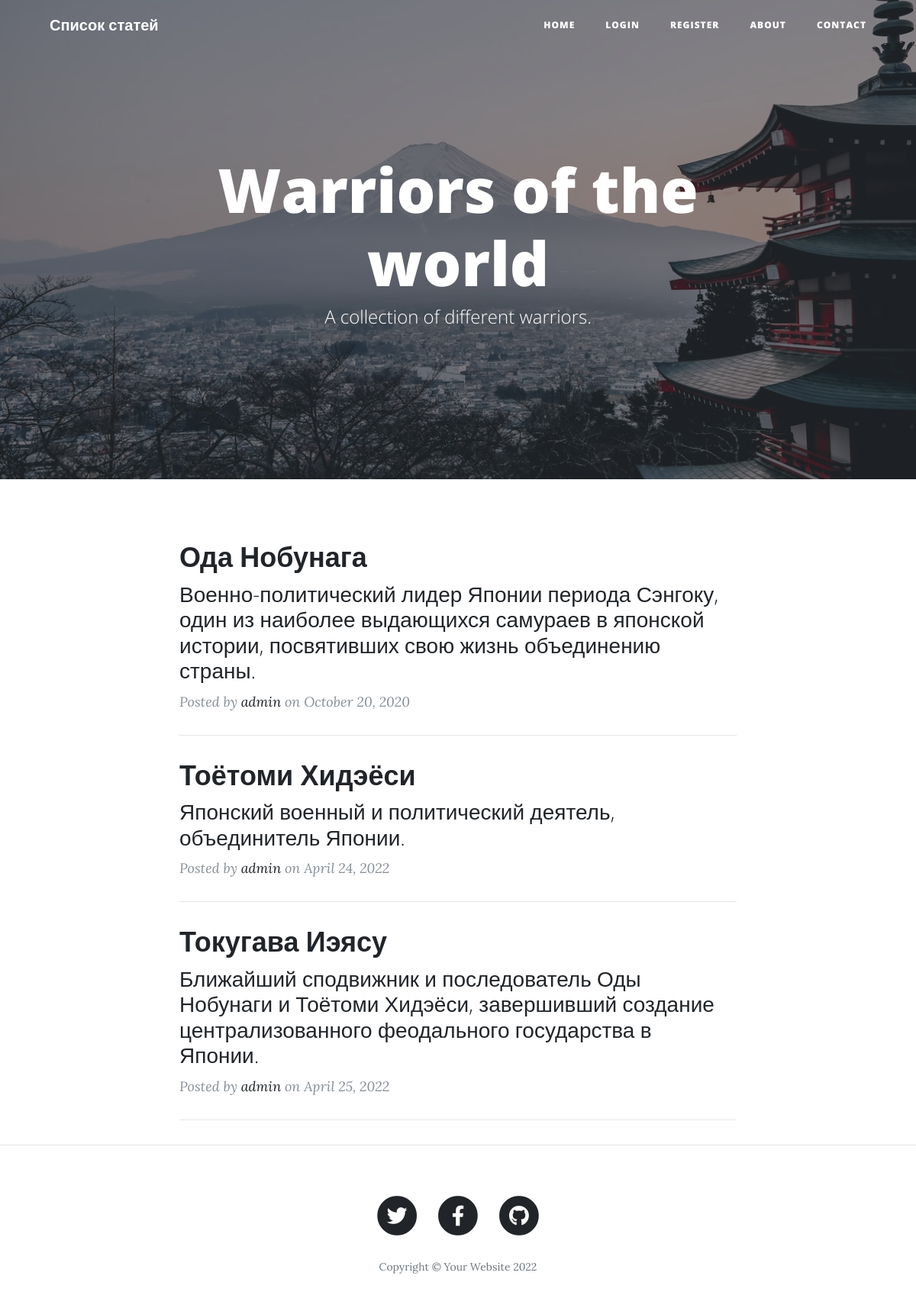
The page / on the database its author committed.
### main.py (models this page shows)
class BlogPost(db.Model):
    __tablename__ = "blog_posts"
    id = db.Column(db.Integer, primary_key=True)
    author_id = db.Column(db.Integer, db.ForeignKey("users.id"))
    author = relationship("User", back_populates="posts")
    title = db.Column(db.String(250), unique=True, nullable=False)
    subtitle = db.Column(db.String(250), nullable=False)
    date = db.Column(db.String(250), nullable=False)
    body = db.Column(db.Text, nullable=False)
    img_url = db.Column(db.String(250), nullable=False)
    comments = relationship("Comment", back_populates="post")

class User(UserMixin, db.Model):
    __tablename__ = "users"
    id = db.Column(db.Integer, primary_key=True)
    email = db.Column(db.String(250), unique=True, nullable=False)
    password = db.Column(db.String(250), nullable=False)
    name = db.Column(db.String(250), nullable=False)
    posts = relationship("BlogPost", back_populates="author")
    comments = relationship("Comment", back_populates="comment_author")

### main.py (the view)
@app.route('/')
def get_all_posts():
    posts = BlogPost.query.all()
    return render_template("index.html", all_posts=posts)

### templates/index.html (shortened to what this page needs)
{% include "header.html" %}
  <header class="masthead" style="background-image: url('static/img/japan-pagoda-home-bg.jpg')">
    <div class="overlay"></div>
    <div class="container">
      <div class="row">
        <div class="col-lg-8 col-md-10 mx-auto">
          <div class="site-heading">
            <h1>Warriors of the world</h1>
            <span class="subheading">A collection of different warriors.</span>
          </div>
        </div>
      </div>
    </div>
  </header>
  <div class="container">
    <div class="row">
      <div class="col-lg-8 col-md-10 mx-auto">
        {% for post in all_posts %}
        <div class="post-preview">
          <a href="{{ url_for('show_post', post_id=post.id) }}">
            <h2 class="post-title">
              {{post.title}}
            </h2>
            <h3 class="post-subtitle">
              {{post.subtitle}}
            </h3>
          </a>
          <p class="post-meta">Posted by
            <a href="#">{{post.author.name}}</a>
            on {{post.date}}
          </p>
        </div>
        <hr>
        {% endfor %}
      </div>
    </div>
  </div>
  <hr>
{% include "footer.html" %}

### templates/header.html (shortened to what this page needs)
<!DOCTYPE html>
<html lang="en">
<head>
  <link href="{{ url_for('static', filename='vendor/bootstrap/css/bootstrap.min.css') }}" rel="stylesheet">
  <link href="{{ url_for('static', filename='vendor/fontawesome-free/css/all.min.css')}}" rel="stylesheet" type="text/css">
  <link href="{{ url_for('static', filename='css/clean-blog.min.css')}}" rel="stylesheet">
</head>
<body>
  <nav class="navbar navbar-expand-lg navbar-light fixed-top" id="mainNav">
    <div class="container">
      <a class="navbar-brand" href="{{url_for('get_all_posts')}}">Список статей</a>
      <div class="collapse navbar-collapse" id="navbarResponsive">
        <ul class="navbar-nav ml-auto">
          <li class="nav-item">
            <a class="nav-link" href="{{ url_for('get_all_posts') }}">Home</a>
          </li>
          {% if not current_user.is_authenticated: %}
          <li class="nav-item">
            <a class="nav-link" href="{{ url_for('login') }}">Login</a>
          </li>
          <li class="nav-item">
            <a class="nav-link" href="{{ url_for('register') }}">Register</a>
          </li>
          {% else: %}
          <li class="nav-item">
            <a class="nav-link" href="{{ url_for('logout') }}">Log out</a>
          </li>
          {% endif %}
          <li class="nav-item">
            <a class="nav-link" href="{{ url_for('about') }}">About</a>
          </li>
          <li class="nav-item">
            <a class="nav-link" href="{{ url_for('contact') }}">Contact</a>
          </li>
        </ul>
      </div>
    </div>
  </nav>

### templates/footer.html (shortened to what this page needs)
  <footer>
    <div class="container">
      <div class="row">
        <div class="col-lg-8 col-md-10 mx-auto">
          <ul class="list-inline text-center">
            <li class="list-inline-item">
              <a href="#">
                <span class="fa-stack fa-lg">
                  <i class="fas fa-circle fa-stack-2x"></i>
                  <i class="fab fa-twitter fa-stack-1x fa-inverse"></i>
                </span>
              </a>
            </li>
            <li class="list-inline-item">
              <a href="#">
                <span class="fa-stack fa-lg">
                  <i class="fas fa-circle fa-stack-2x"></i>
                  <i class="fab fa-facebook-f fa-stack-1x fa-inverse"></i>
                </span>
              </a>
            </li>
            <li class="list-inline-item">
              <a href="https://github.com/maksimcialehin">
                <span class="fa-stack fa-lg">
                  <i class="fas fa-circle fa-stack-2x"></i>
                  <i class="fab fa-github fa-stack-1x fa-inverse"></i>
                </span>
              </a>
            </li>
          </ul>
          <p class="copyright text-muted">Copyright &copy; Your Website 2022</p>
        </div>
      </div>
    </div>
  </footer>
</body>
</html>

### rows shown on the page
BlogPost: title "Ода Нобунага", subtitle "Военно-политический лидер Японии периода Сэнгоку, один из наиболее выдающихся самураев в японской истории, посвятивших свою жизнь объединению страны.", author.name "admin", date "October 20, 2020"
BlogPost: title "Тоётоми Хидэёси", subtitle "Японский военный и политический деятель, объединитель Японии.", author.name "admin", date "April 24, 2022"
BlogPost: title "Токугава Иэясу", subtitle "Ближайший сподвижник и последователь Оды Нобунаги и Тоётоми Хидэёси, завершивший создание централизованного феодального государства в Японии.", author.name "admin", date "April 25, 2022"
